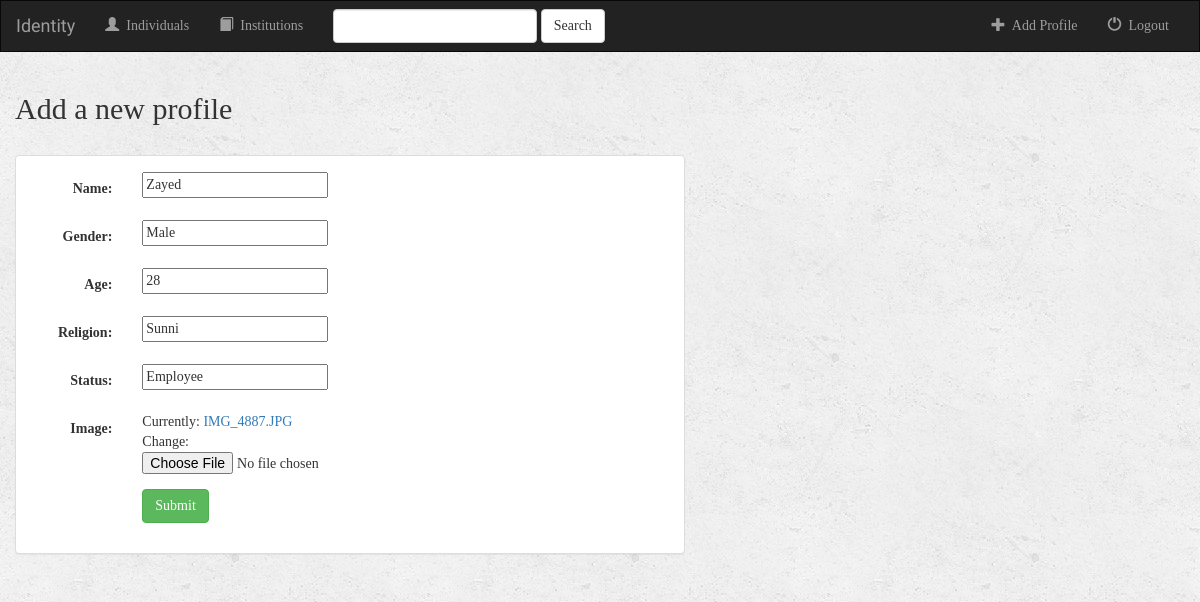
/intro/person/3/update/, run on the app's committed database.
### intro/models.py (models this page shows, shortened)
class Person(models.Model):
    name = models.CharField(max_length=20)
    gender = models.CharField(max_length=10)
    age = models.CharField(max_length=5)
    religion = models.CharField(max_length=30)
    status = models.CharField(max_length=50)
    image = models.FileField()

### intro/views.py (the view)
# urls.py: path('person/<int:pk>/update/', views.PersonUpdate.as_view(), name='person-update'),
class PersonUpdate(UpdateView):
    model = Person
    fields = ['name', 'gender', 'age', 'religion', 'status', 'image']

### intro/templates/intro/person_form.html (shortened to what this page needs)
{% extends 'intro/base.html' %}
{% block body %}
<div class="container-fluid">
    <h2> Add a new profile </h2>
    <br>
    <div class="row">
        <div class="col-sm-12 col-md-7">
            <div class="panel panel-default">
                <div class="panel-body">
                    <form class="form-horizontal" role="form" action="" method="post" enctype="multipart/form-data">
                        {% include 'intro/form_template.html' %}
                        <div class="form-group">
                            <div class="col-sm-offset-2 col-sm-10">
                                <button type="submit" class="btn btn-success">Submit</button>
                            </div>
                        </div>
                    </form>
                </div>
            </div>
        </div>
    </div>
</div>
{% endblock %}

### intro/templates/intro/form_template.html (shortened to what this page needs)
{% for field in form %}
    <div class="form-group">
        <div class="col-sm-offset-2 col-sm-10">
        </div>
        <label class="control-label col-sm-2">{{ field.label_tag }}</label>
        <div class="col-sm-10">{{ field }}</div>
    </div>
{% endfor %}

### intro/static/intro/style.css (style rules this page uses)
body { font-family: verdana; background: white url("images/background.png"); }

### data on the page
Person: form "Zayed" "Male" "28" "Sunni" "Employee"

### other printed values
{{ field.label_tag }} "Name:" "Gender:" "Age:" "Religion:" "Status:" "Image:"
